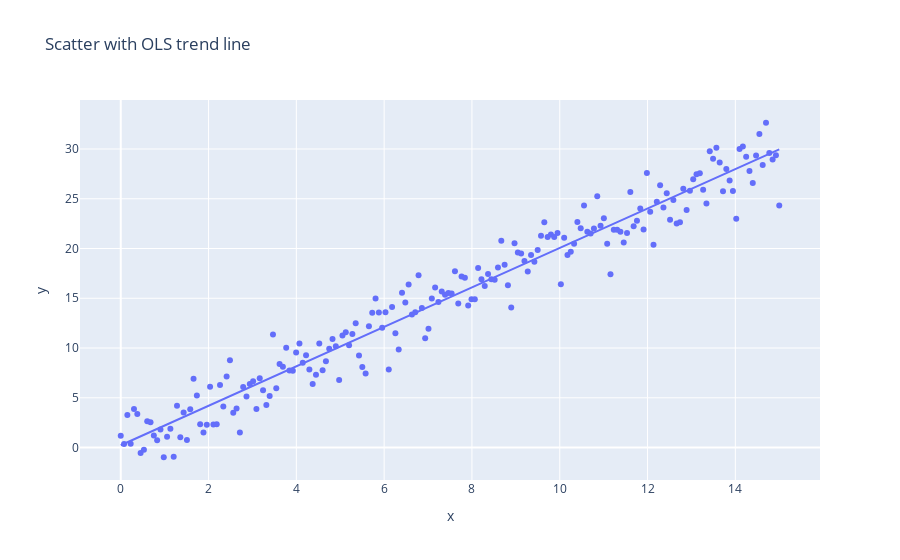

This figure's notebook cell:
### Markdown cell above
3. Add a line that captures the linear relationship in the data. To do this,  simply add the argument `trendline` and pass the string `ols`.  This will draw the line determined by the Ordinary Least Squares regression (OLS) method.

### Code cell
fig = px.scatter(df, x='x', y ='y', trendline="ols",
                 title='Scatter with OLS trend line')
fig.show()

### Figure 1 — Plotly figure (JSON) as saved in the notebook; plotly's stock layout.template omitted (floating-point values rounded to 4 significant figures; data arrays with more than 128 entries replaced by an {"elided": "..."} marker saying what was removed)
{"data": [{"hovertemplate": "x=%{x}<br>y=%{y}<extra></extra>", "legendgroup": "", "marker": {"color": "#636efa", "symbol": "circle"}, "mode": "markers", "name": "", "orientation": "v", "showlegend": false, "type": "scatter", "x": {"elided": "200 float values"}, "xaxis": "x", "y": {"elided": "200 float values"}, "yaxis": "y"}, {"hovertemplate": "<b>OLS trendline</b><br>y = 1.98239 * x + 0.228573<br>R<sup>2</sup>=0.953154<br><br>x=%{x}<br>y=%{y} <b>(trend)</b><extra></extra>", "legendgroup": "", "marker": {"color": "#636efa", "symbol": "circle"}, "mode": "lines", "name": "", "showlegend": false, "type": "scatter", "x": {"elided": "200 float values"}, "xaxis": "x", "y": {"elided": "200 float values"}, "yaxis": "y"}], "layout": {"legend": {"tracegroupgap": 0}, "title": {"text": "Scatter with OLS trend line"}, "xaxis": {"anchor": "y", "domain": [0, 1], "title": {"text": "x"}}, "yaxis": {"anchor": "x", "domain": [0, 1], "title": {"text": "y"}}}}
